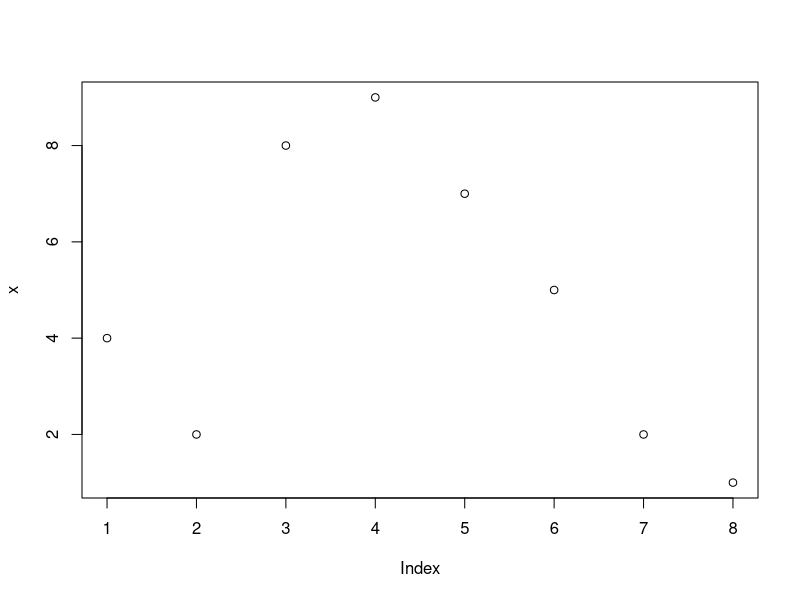
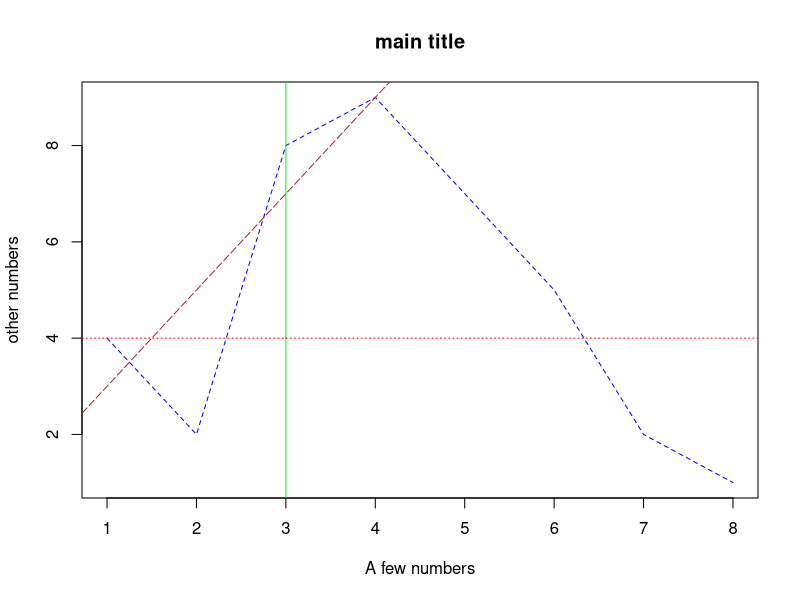

The R source for these figures, in order:
winner <- c(191, 185, 185, 182, 182, 188, 188, 188, 185, 185, 177, 182, 182, 193, 183, 179, 179, 175)
opponent <- c(165, 187, 175, 193, 185, 187, 188, 173, 180, 177, 183, 185, 180, 180, 182, 178, 178, 173)


# a) Determine the length of the two vectors. This way you can also check whether there are the same number of entries in both vectors.
c("winner vector length: ", length(winner), "opponent vector length: ", length(opponent))
   ## [1] "winner vector length: "   "18"                       "opponent vector length: " "18"


# b) Determine the entries 6. to 10. entry of the vector winner. To do this, use the bracketed spelling winner[...].
winner[6:10]   ## [1] 188 188 188 185 185


# c) Specify the 3rd, 5th and 10th to 12th entry.
c(winner[3], winner[5], winner[10:12])   ##[1] 185 182 185 177 182
winner[c(3, 5, 10:12)]   ## [1] 185 182 185 177 182


# d) The Washington Post has determined that the entries for Bill Clinton (6th and 7th entry) are too small. 
# He has a height of 189 cm. Change the entries in the vector winner accordingly and output the new vector again to see whether the changes were made.
winner[6] <- 189
winner[7] <- 189
winner   ##  [1] 191 185 185 182 182 189 189 188 185 185 177 182 182 193 183 179 179 175


# e) The claim is that the winners are taller than the challengers. Check this by comparing the mean values of the vectors.
c("winner mean ", mean(winner), "opponent mean: ", mean(opponent))
   ## [1] "winner mean "     "183.944444444444" "opponent mean: "  "180.5"    


# f) Determine the average size difference.
difference <- mean(winner) - mean(opponent)
difference   ## [1] 3.444444

# g) Determine the variance s2 and the standard deviation s of the vector winner.
variance <- var(winner)
variance   ## [1] 23.34967
std <- sd(winner)
std   ## [1] 4.83215


# h) Determine these values without using the implemented functions.
variance.2 <- sum((winner - mean(winner))^2) / (length(winner) - 1)
variance.2   ##  [1] 23.34967
standard.dev <- sqrt(variance.2)
standard.dev   ##  [1] 4.83215




###################################




# a) A frequently used command is the seq(...) command. 
?seq 
  ## or 
help(seq)

  # I.Explain how this command works with the options by and length.out.

     ### seq(from = 1, to = 1, by = ((to - from)/(length.out - 1)), length.out = NULL, along.with = NULL, ...)
  # by	   number: increment of the sequence.
  # length.out	   desired length of the sequence. A non-negative number, which for seq and seq.int will be rounded up if fractional.

  # II. Create a vector that starts at 2016 and ends at 1948. The distance between the entries should be 4 (see first column in table 1).
  z <- seq(2016, 1948, by=-4)
  z   ##   [1] 2016 2012 2008 2004 2000 1996 1992 1988 1984 1980 1976 1972 1968 1964 1960 1956 1952 1948


# b) We have given the following vector
x <- c(4, 10, 3, NA, NA, 1, 8)
x  ## [1]  4 10  3 NA NA  1  8

  # I. If we take the mean value of x (mean(x)), the result is NA.
  mean(x)   ##  [1] NA
  
  # II. How can you form the mean value of all occurring values?
  ?mean
  mean(x, na.rm=TRUE)   ##  [1] 5.2
  
  # III. Apply the commands sort(...) and order(...) to the vector x.
  x   ##  [1]  4 10  3 NA NA  1  8
  sort(x)   ## [1]  1  3  4  8 10 
  order(x)   ##  [1] 6 3 1 7 2 4 5
  
  ?sort
  sort(x, na.last=FALSE)   ## [1] NA NA  1  3  4  8 10
  ?order
  order(x, na.last=FALSE)   ##  [1] 4 5 6 3 1 7 2
  order(x, na.last=TRUE)   ##  [1] 6 3 1 7 2 4 5




###################################




# c) Plots
  x <- c(4, 2, 8, 9, 7, 5, 2, 1)
  plot(x)

  # I. In the following command change the parameters of the options and describe what these options do.
  ?plot
  ?abline
  
  plot(x,
       type = "l",     ##  type of plot (p-points, l - lines, b - both, etc. )
       col = "blue",     ##  The colors for lines and points.
       lty = 2,     ##  a vector of line types
       main = "main title",     ##  a main title for the plot,
       xlab = "A few numbers",     ##  a label for the x axis
       ylab = "other numbers"     ##  a label for the y axis
  )
  # II. Add three lines to the graphic above with the command abline(...).
    #• A vertical straight line x = 3, solid green.
  abline(v=3,col="green", lty=1)
    #• A horizontal straight line y = 4, dotted, red.
  abline(h=4,col="red", lty=3)
    #• A straight line y = 2x + 1, dotted with long lines, brown.
  abline(a=1, b=2, col="brown", lty=5)


'
lty
The line type. Line types can either be specified as an integer 
(0=blank, 1=solid (default), 2=dashed, 3=dotted, 4=dotdash, 5=longdash, 6=twodash) 
or as one of the character strings 
"blank", "solid", "dashed", "dotted", "dotdash", "longdash", or "twodash", where "blank" uses ‘invisible lines’ (i.e., does not draw them).
'
